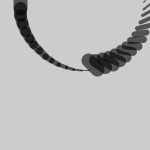
Frame 1 (no input)
Frame 2 (the mouse pressed at the canvas centre, redrawn once): identical to frame 1, image omitted

The Processing sketch that drew this single still picture (run headless with seeded random() and noise(); the mouse was pressed at the canvas centre and the sketch redrawn once):

// Processing sketch: Exercise_22_3
// ── Exercise_22_3.pde
//3. Modify code 22-04 to create a sequence of different compositions.

int x = 20; 
int u = 14; 
float a = -0.12; 
void setup() {
size(150, 150);
stroke(0, 153);
smooth();
noLoop();
}

void draw() {
background(204);
tail(x, u, a);

}

void tail(int xpos, int units, float angle) {
pushMatrix();
translate(xpos, 0);


for (int i = units; i > 0; i--) { 
strokeWeight(i);
line(0, 0, 0, 8);
translate(0, 8);
rotate(angle);
}

for (int i = units; i > 0; i--) { 
strokeWeight(i);
line(10, 0, 0, 8);
translate(0, 8);
rotate(angle);
}


popMatrix();
}
